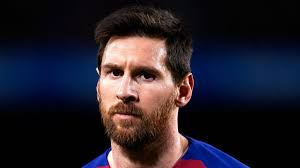
#> input picture messi.jpg, 300 x 168 px, found by its file name
$ jupyter execute face_recognition.ipynb
#> lines starting #> are read from the running program, lines starting #| are printed output that depends on the picture; long printed decimals are rounded
[cell 1]
import cv2

[cell 2]
def name_map(x):
    if x=="sachin":
        return 0
    elif x=="obama":
        return 1
    elif x=="messi":
        return 2

[cell 3]
def get_name(x):
    if x==0:
        return "sachin"
    elif x==1:
        return "obama"
    elif x==2:
        return"messi"

[cell 4]
def detect_face(img):
    gray=cv2.cvtColor(img,cv2.COLOR_BGR2GRAY)
    face_cascade=cv2.CascadeClassifier(r"D:\DL projects\face recognition\haarcascade_frontalface_default.xml")
    face=face_cascade.detectMultiScale(gray,minNeighbors=4)
    if len (face)==0:
        return None,None
    x,y,w,h=face[0]
    return gray[x:x+h,y:y+h],face[0]

[cell 5]
img=cv2.imread(r"D:\DL projects\face recognition\messi.jpg")
#> img is the input picture: shape (168, 300, 3); mean B, G, R 42, 31.8, 37
crop_img,cord=detect_face(img)
#> in detect_face, `gray=cv2.cvtColor(img,cv2.COLOR_BGR2GRAY)`:
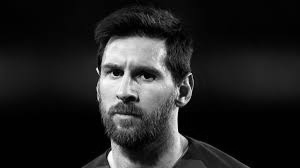
#> gray: shape (168, 300); min 0, max 253, mean 34.5
#> in detect_face, `face=face_cascade.detectMultiScale(gray,minNeighbors=4)`: face = [[83, 38, 92, 92]]
#> in detect_face, `x,y,w,h=face[0]`: x = 83; y = 38; w = 92
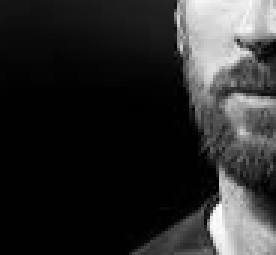
#> crop_img: shape (85, 92) (shown 3 times larger); min 0, max 253, mean 44.2
#> cord = [83, 38, 92, 92]
crop_img

[cell 6]
import os

[cell 7]
def prepare_training_data(training_data):
#> called with training_data = 'D:\\DL projects\\face recognition\\DB'
    dir=os.listdir(training_data)
    faces=[]
    labels=[]
    for j in dir:
        sub_dir=os.path.join(training_data,j)
        images=os.listdir(sub_dir)
        for i in images:
            img_path=os.path.join(sub_dir,i)
            photo=cv2.imread(img_path)
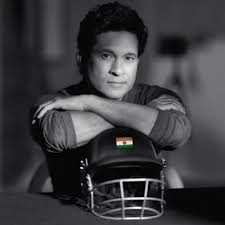
#> input picture DB/sachin/01.jpg, 225 x 225 px, found by its file name
#> photo is the input picture: shape (225, 225, 3); mean B, G, R 61.6, 60.1, 60.1
            cv2.imshow("images",photo)
            cv2.waitKey(500)
            face,cord=detect_face(photo)
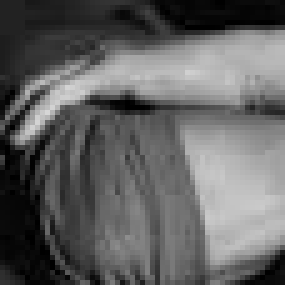
#> face: shape (57, 57) (shown 5 times larger); min 0, max 214, mean 97.4
#> cord = [89, 35, 57, 57]
            if face is not None:
                faces.append(face)
                labels.append(name_map(j))

    cv2.waitKey(1)
    cv2.destroyAllWindows()
    return faces,labels

[cell 8]
faces,labels=prepare_training_data(r"D:\DL projects\face recognition\DB")
#> faces = 1 item; labels = [0]
print (labels)
#| [0]

[cell 9]
recognizer=cv2.face.LBPHFaceRecognizer_create()
recognizer

[cell 10]
import numpy as np

[cell 11]
recognizer.train(faces,np.array(labels))

[cell 12]
def draw_rectangle(img,rect):
    (x,y,w,h)=rect
    cv2.rectangle(img,(x,y),(x+w,y+h))

[cell 13]
def write_text(img,text,x,y):
    cv2.putText(img,text,(x,y),cv2.FONT_HERSHEY_COMPLEX,1,(0,0,255),2)

[cell 14]
def predict_new(test_img):
    face,rct=detect_face(test_img)
#> rct = [83, 38, 92, 92]
    label=recognizer.predict(face)
#> label = (0, 200)
    print(label)
#| (0, 199.984)
